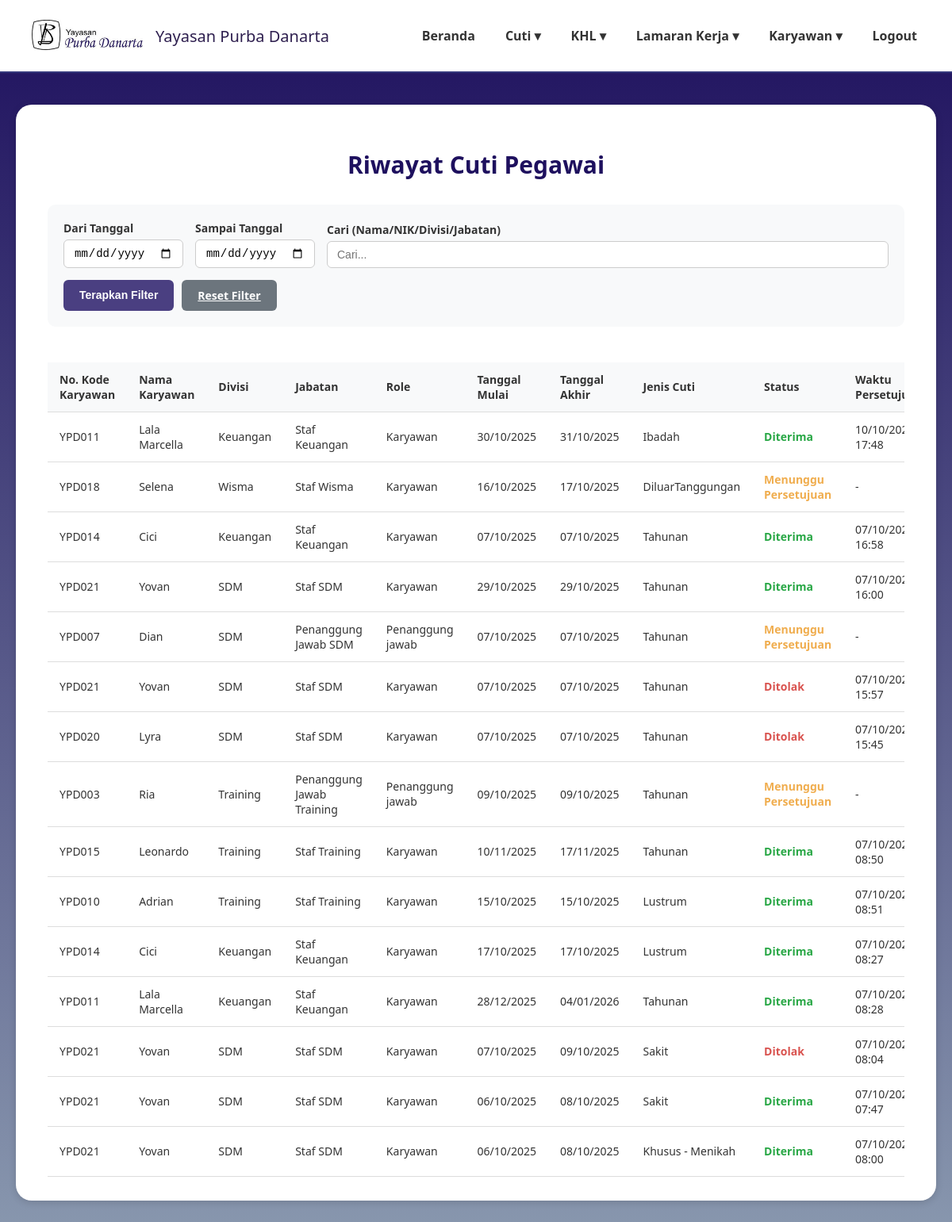
The page /riwayat_cuti.php (signed in) on the database as committed earlier.
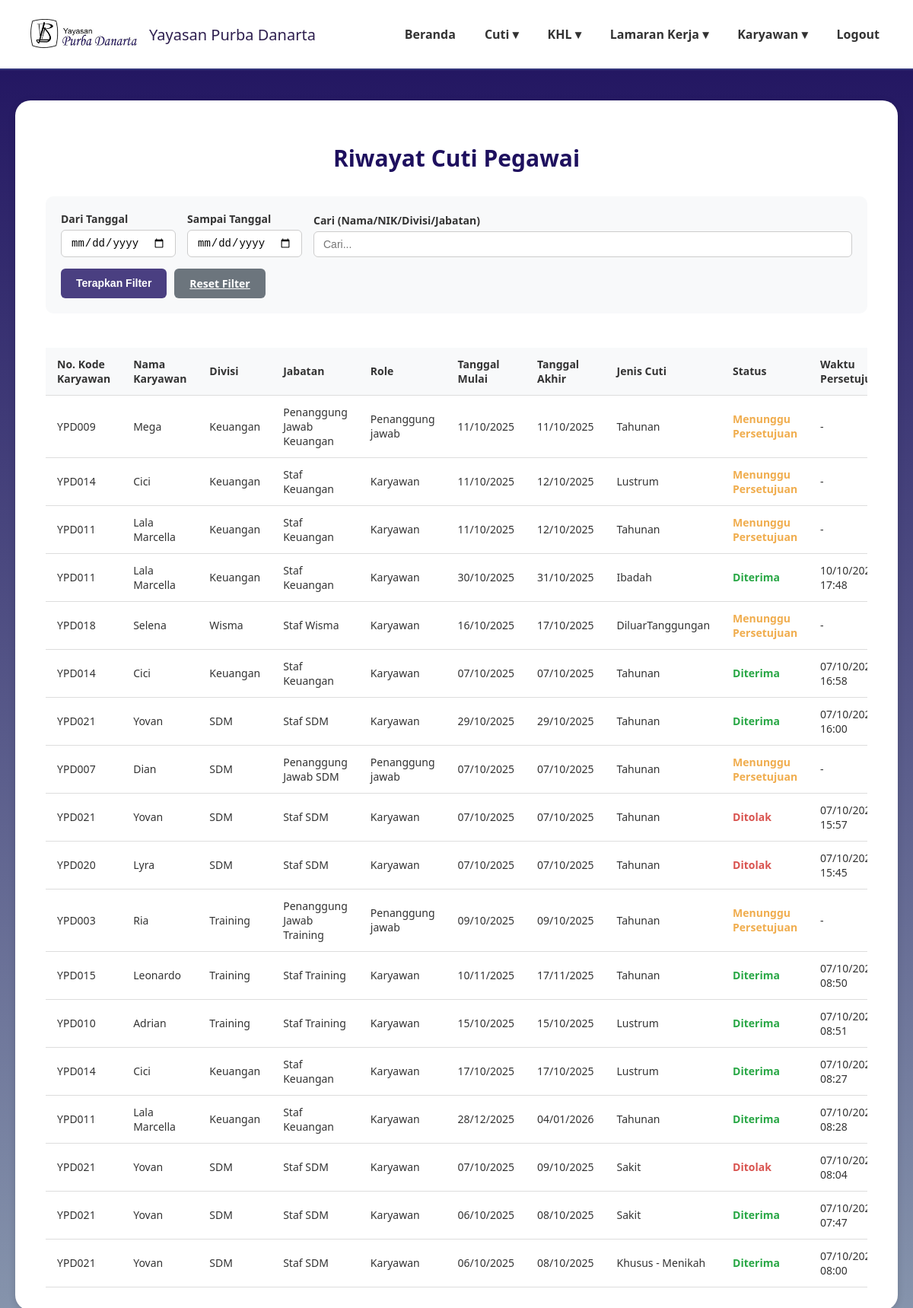
The same page on the database as committed later.
### tables this page shows
CREATE TABLE `data_pengajuan_cuti` (
  `id` int(11) NOT NULL,
  `kode_karyawan` varchar(20) NOT NULL,
  `nama_karyawan` varchar(100) NOT NULL,
  `divisi` varchar(50) NOT NULL,
  `jabatan` varchar(50) NOT NULL,
  `role` enum('karyawan','direktur','admin','penanggung jawab') NOT NULL,
  `jenis_cuti` varchar(50) NOT NULL,
  `tanggal_mulai` date NOT NULL,
  `tanggal_akhir` date NOT NULL,
  `alasan` text DEFAULT NULL,
  `file_surat_dokter` varchar(255) DEFAULT NULL,
  `status` enum('Menunggu Persetujuan','Diterima','Ditolak') NOT NULL DEFAULT 'Menunggu Persetujuan',
  `created_at` timestamp NOT NULL DEFAULT current_timestamp(),
  `waktu_persetujuan` datetime DEFAULT NULL
);

### riwayat_cuti.php (the view, shortened to what this page needs)
<?php
require 'config.php';
$start_date = $_GET['start_date'] ?? '';
$end_date = $_GET['end_date'] ?? '';
$search_query = $_GET['search'] ?? '';
$sql = "SELECT
            id,
            kode_karyawan,
            nama_karyawan,
            divisi,
            jabatan,
            role,
            tanggal_mulai,
            tanggal_akhir,
            jenis_cuti,
            status,
            waktu_persetujuan,
            alasan
        FROM
            data_pengajuan_cuti
        WHERE 1=1";
$sql .= " ORDER BY created_at DESC";
$stmt = $conn->prepare($sql);
if ($stmt) {
    $stmt->execute();
    $result = $stmt->get_result();
    $filtered_data = $result->fetch_all(MYSQLI_ASSOC);
} else {
    $filtered_data = [];
}
?>
<!DOCTYPE html>
<html lang="id">
<head>
</head>
<body>
<header>
    <div class="logo">
        <img src="image/namayayasan.png" alt="Logo Yayasan">
        <span>Yayasan Purba Danarta</span>
    </div>
    <nav>
        <ul>
            <li><a href="dashboardadmin.php">Beranda</a></li>
            <li><a href="#">Cuti ▾</a>
            </li>
            <li><a href="#">KHL ▾</a>
            </li>
            <li><a href="#">Lamaran Kerja ▾</a>
            </li>
            <li><a href="#">Karyawan ▾</a>
            </li>
            <li><a href="logout2.php">Logout</a></li>
        </ul>
    </nav>
</header>
<main>
    <div class="card">
        <h2 class="page-title">Riwayat Cuti Pegawai</h2>
        <div class="filter-section">
            <form method="GET" action="riwayat_cuti.php">
                <div class="filter-row">
                    <div class="filter-group date-group">
                        <label for="start_date">Dari Tanggal</label>
                        <input type="date" id="start_date" name="start_date" value="<?= htmlspecialchars($start_date) ?>">
                    </div>
                    <div class="filter-group date-group">
                        <label for="end_date">Sampai Tanggal</label>
                        <input type="date" id="end_date" name="end_date" value="<?= htmlspecialchars($end_date) ?>">
                    </div>
                    <div class="filter-group search-group">
                        <label for="search">Cari (Nama/NIK/Divisi/Jabatan)</label>
                        <input type="text" id="search" name="search" placeholder="Cari..." value="<?= htmlspecialchars($search_query) ?>">
                    </div>
                </div>
                <div class="action-bar">
                    <button type="submit" class="btn btn-cari">Terapkan Filter</button>
                    <a href="riwayat_cuti.php" class="btn btn-reset">Reset Filter</a>
                </div>
            </form>
        </div>
        <div class="data-table-container">
            <table class="data-table">
                <thead>
                    <tr>
                        <th>No. Kode Karyawan</th>
                        <th>Nama Karyawan</th>
                        <th>Divisi</th>
                        <th>Jabatan</th>
                        <th>Role</th>
                        <th>Tanggal Mulai</th>
                        <th>Tanggal Akhir</th>
                        <th>Jenis Cuti</th>
                        <th>Status</th>
                        <th>Waktu Persetujuan</th>
                    </tr>
                </thead>
                <tbody>
                    <?php if (!empty($filtered_data)): ?>
                        <?php foreach($filtered_data as $cuti): ?>
                        <tr>
                            <td><?= htmlspecialchars($cuti['kode_karyawan']) ?></td>
                            <td><?= htmlspecialchars($cuti['nama_karyawan']) ?></td>
                            <td><?= htmlspecialchars($cuti['divisi']) ?></td>
                            <td><?= htmlspecialchars($cuti['jabatan']) ?></td>
                            <td><?= htmlspecialchars(ucfirst($cuti['role'])) ?></td>
                            <td><?= date('d/m/Y', strtotime($cuti['tanggal_mulai'])) ?></td>
                            <td><?= date('d/m/Y', strtotime($cuti['tanggal_akhir'])) ?></td>
                            <td><?= htmlspecialchars($cuti['jenis_cuti']) ?></td>
                            <td>
                                <?php
                                    $status_class = 'status-' . str_replace(' ', '-', $cuti['status']);
                                ?>
                                <span class="<?= $status_class ?>"><?= htmlspecialchars($cuti['status']) ?></span>
                            </td>
                            <td><?= $cuti['waktu_persetujuan'] ? date('d/m/Y H:i', strtotime($cuti['waktu_persetujuan'])) : '-' ?></td>
                        </tr>
                        <?php endforeach; ?>
                    <?php else: ?>
                        <tr>
                            <td colspan="11" class="no-data">Tidak ada data cuti yang ditemukan</td>
                        </tr>
                    <?php endif; ?>
                </tbody>
            </table>
        </div>
    </div>
</main>
</body>
</html>

### riwayat_cuti.php (style rules this page uses)
body { margin:0; font-family:'Segoe UI', Tahoma, Geneva, Verdana, sans-serif; background: linear-gradient(180deg,#1E105E 0%,#8897AE 100%); min-height:100vh; color:#333; }
header { background:rgba(255,255,255,1); padding:20px 40px; display:flex; justify-content:space-between; align-items:center; border-bottom:2px solid #34377c; }
.logo { display:flex; align-items:center; gap:16px; font-weight:500; font-size:20px; color:#2e1f4f; }
.logo img { width: 140px; height: 50px; object-fit: contain; }
nav ul { list-style:none; margin:0; padding:0; display:flex; gap:30px; }
nav li { position:relative; }
nav a { text-decoration:none; color:#333; font-weight:600; padding:8px 4px; display:block; }
main { max-width:1400px; margin:40px auto; padding:0 20px; }
.card { background:#fff; border-radius:20px; padding:30px 40px; box-shadow:0 2px 10px rgba(0,0,0,0.15); }
.page-title { font-size: 30px; font-weight: 600; text-align: center; margin-bottom: 30px; color: #1E105E; }
.filter-section { background: #f8f9fa; padding: 20px; border-radius: 10px; margin-bottom: 25px; }
.filter-row { display: flex; gap: 15px; align-items: end; flex-wrap: wrap; }
.filter-group { display: flex; flex-direction: column; gap: 5px; }
.filter-group label { font-weight: 600; font-size: 14px; color: #333; }
.filter-group input { padding: 8px 12px; border: 1px solid #ccc; border-radius: 6px; font-size: 14px; }
.filter-group.date-group { min-width: 150px; }
.filter-group.search-group { flex-grow: 1; min-width: 200px; }
.action-bar { display: flex; gap: 10px; margin-top: 15px; }
.btn { padding: 10px 20px; border: none; border-radius: 6px; font-size: 14px; font-weight: 600; color: #fff; cursor: pointer; transition: opacity 0.3s; }
.btn-cari { background-color: #4a3f81; }
.btn-reset { background-color: #6c757d; }
.data-table-container { overflow-x: auto; }
.data-table { width: 100%; border-collapse: collapse; font-size: 14px; margin-top: 20px; }
.data-table th, .data-table td { padding: 12px 15px; text-align: left; border-bottom: 1px solid #ddd; }
.data-table th { background-color: #f8f9fa; font-weight: 600; }
.status-Diterima { color: #28a745; font-weight: 600; }
.status-Ditolak { color: #d9534f; font-weight: 600; }
.status-Menunggu-Persetujuan { color: #f0ad4e; font-weight: 600; }

Rows that differ between the two databases and show on the page:
added data_pengajuan_cuti: kode_karyawan "YPD009", nama_karyawan "Mega", divisi "Keuangan", jabatan "Penanggung Jawab Keuangan", role "Penanggung jawab", tanggal_mulai "11/10/2025", tanggal_akhir "11/10/2025", jenis_cuti "Tahunan", status "Menunggu Persetujuan"
added data_pengajuan_cuti: kode_karyawan "YPD014", nama_karyawan "Cici", divisi "Keuangan", jabatan "Staf Keuangan", role "Karyawan", tanggal_mulai "11/10/2025", tanggal_akhir "12/10/2025", jenis_cuti "Lustrum", status "Menunggu Persetujuan"
added data_pengajuan_cuti: kode_karyawan "YPD011", nama_karyawan "Lala Marcella", divisi "Keuangan", jabatan "Staf Keuangan", role "Karyawan", tanggal_mulai "11/10/2025", tanggal_akhir "12/10/2025", jenis_cuti "Tahunan", status "Menunggu Persetujuan"
